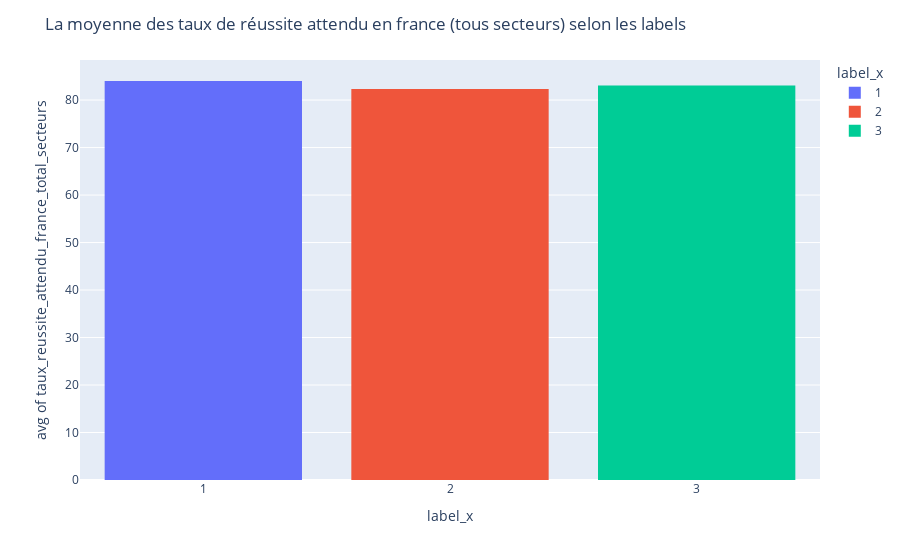

This figure's notebook cell:
### Markdown cell above
## Analyse du taux de réussite attendu en france (total secteurs)

### Code cell
# transform label to numeric
df_result["label_x"] = pd.to_numeric(df_result["label_x"])
#sort label by ascending order
df_result.sort_values(by="label_x",inplace=True)
# re transform label to str so it can be a discrete value for visualisations (discrete value)
df_result["label_x"] = df_result["label_x"].apply(str)

#plotting a histogram 
fig = px.histogram(df_result[df_result["resultat_apres_label"] == True], x="label_x", y="taux_reussite_attendu_france_total_secteurs", nbins=10, histfunc="avg", color="label_x")
fig.update_layout(title_text="La moyenne des taux de réussite attendu en france (tous secteurs) selon les labels")
fig.show()

### Figure 1 — Plotly figure (JSON) as saved in the notebook; plotly's stock layout.template omitted (floating-point values rounded to 4 significant figures; data arrays with more than 128 entries replaced by an {"elided": "..."} marker saying what was removed)
{"data": [{"alignmentgroup": "True", "bingroup": "x", "histfunc": "avg", "hovertemplate": "label_x=%{x}<br>avg of taux_reussite_attendu_france_total_secteurs=%{y}<extra></extra>", "legendgroup": "1", "marker": {"color": "#636efa", "pattern": {"shape": ""}}, "name": "1", "nbinsx": 10, "offsetgroup": "1", "orientation": "v", "showlegend": true, "type": "histogram", "x": {"elided": "933 str values"}, "xaxis": "x", "y": {"elided": "933 int values"}, "yaxis": "y"}, {"alignmentgroup": "True", "bingroup": "x", "histfunc": "avg", "hovertemplate": "label_x=%{x}<br>avg of taux_reussite_attendu_france_total_secteurs=%{y}<extra></extra>", "legendgroup": "2", "marker": {"color": "#EF553B", "pattern": {"shape": ""}}, "name": "2", "nbinsx": 10, "offsetgroup": "2", "orientation": "v", "showlegend": true, "type": "histogram", "x": {"elided": "206 str values"}, "xaxis": "x", "y": {"elided": "206 int values"}, "yaxis": "y"}, {"alignmentgroup": "True", "bingroup": "x", "histfunc": "avg", "hovertemplate": "label_x=%{x}<br>avg of taux_reussite_attendu_france_total_secteurs=%{y}<extra></extra>", "legendgroup": "3", "marker": {"color": "#00cc96", "pattern": {"shape": ""}}, "name": "3", "nbinsx": 10, "offsetgroup": "3", "orientation": "v", "showlegend": true, "type": "histogram", "x": ["3", "3", "3", "3", "3", "3", "3", "3", "3", "3", "3", "3", "3", "3", "3", "3", "3", "3", "3", "3", "3", "3", "3", "3", "3", "3", "3", "3", "3", "3", "3", "3", "3", "3", "3", "3", "3", "3", "3", "3", "3", "3", "3", "3", "3", "3", "3", "3", "3", "3", "3", "3", "3", "3", "3"], "xaxis": "x", "y": [null, null, null, 83, null, null, null, 85, 81, null, null, 81, null, 77, null, null, null, null, 85, null, 78, 77, null, null, null, null, null, 87, 87, 88, null, null, 90, null, null, 88, null, null, 81, null, null, null, 82, null, null, 83, null, 80, 82, 81, null, null, 85, null, null], "yaxis": "y"}], "layout": {"barmode": "relative", "legend": {"title": {"text": "label_x"}, "tracegroupgap": 0}, "margin": {"t": 60}, "title": {"text": "La moyenne des taux de réussite attendu en france (tous secteurs) selon les labels"}, "xaxis": {"anchor": "y", "categoryarray": ["1", "2", "3"], "categoryorder": "array", "domain": [0, 1], "title": {"text": "label_x"}}, "yaxis": {"anchor": "x", "domain": [0, 1], "title": {"text": "avg of taux_reussite_attendu_france_total_secteurs"}}}}
